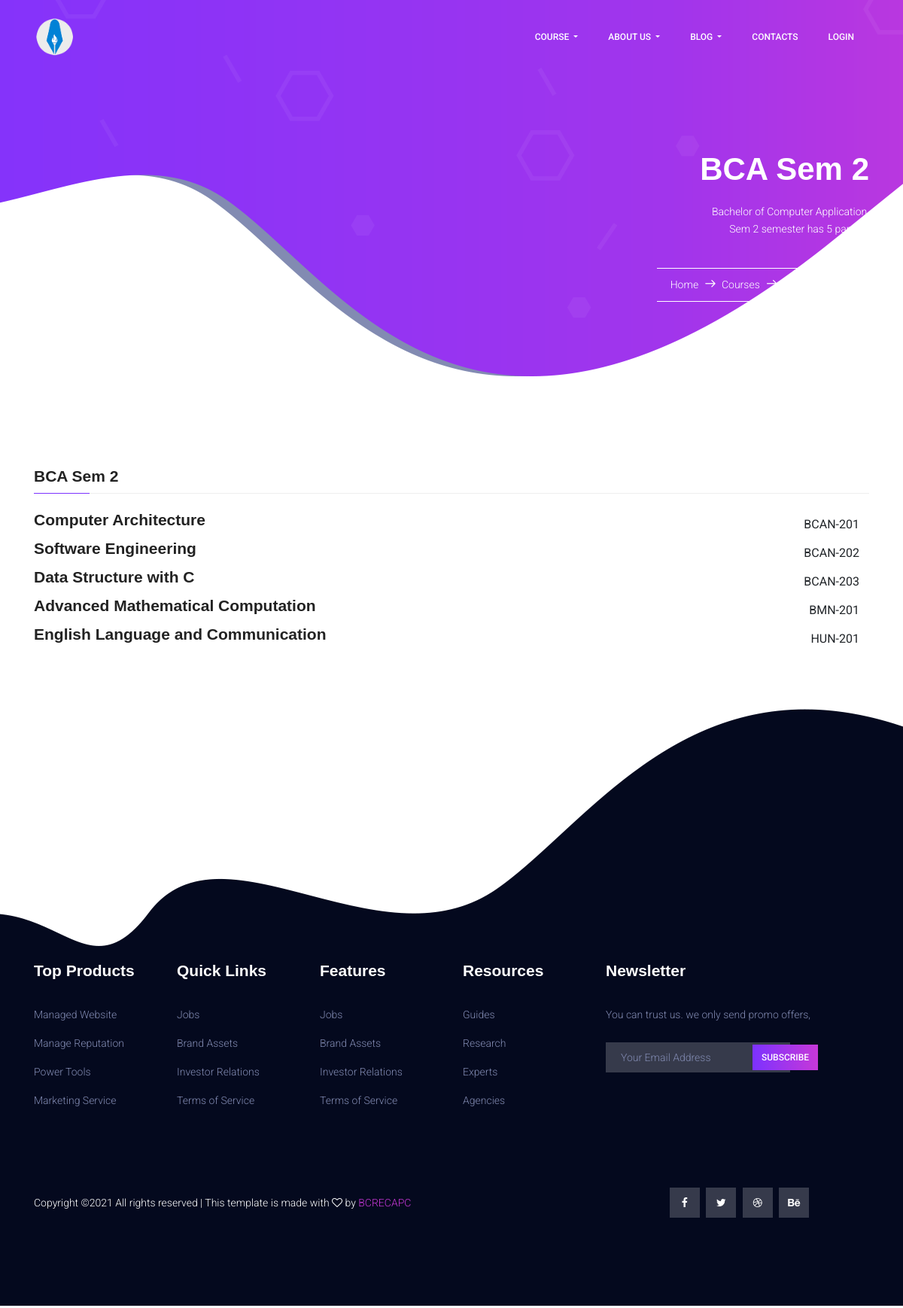
Screenshot of /courses/bca/2/ with the database file from the repository.
### courses/models.py (models this page shows, shortened)
class Paper(models.Model):
    paper_name = models.CharField(max_length=100)
    paper_code = models.CharField(max_length=100, null=True)
    semester = models.IntegerField()
    course = models.ForeignKey(Course, null=True, on_delete=models.CASCADE)

class Course(models.Model):
    slug = models.CharField(max_length=50, default="", primary_key=True)
    title = models.CharField(max_length=50, default="")
    about_course = models.TextField(default="")
    image = models.ImageField(upload_to="courses/images", default="")
    description = models.CharField(max_length=100, default="")
    yearsOfCourse = models.IntegerField(default=3)
    pdfs = models.FileField(upload_to="pdfs", default="")

### courses/views.py (the view)
# urls.py: path('<str:slug>/<int:sem>/', views.show_papers, name="Papers"),
def show_papers(request, slug, sem):
    papers = Paper.objects.filter(course=slug, semester=sem).all()
    return render(request, 'courses/papers.html', {
        'papers': papers
    })

### templates/courses/papers.html (shortened to what this page needs)
{% extends "basic.html" %}
{% block banner %}
<section class="banner-area">
    <div class="container">
        <div class="row justify-content-center align-items-center">
            <div class="col-lg-12 banner-right">
                <h1 class="text-white">
                    {{papers.0.course.title }} Sem {{ papers.0.semester }}
                </h1>
                <p class="mx-auto text-white  mt-20 mb-40">
                    {{ papers.0.course.description }}, <br>
                    Sem {{ papers.0.semester }} semester has {{ papers|length }} papers.
                </p>
                <div class="link-nav">
                    <span class="box">
                        <a href="/">Home </a>
                        <i class="lnr lnr-arrow-right"></i>
                        <a href="/courses">Courses </a>
                        <i class="lnr lnr-arrow-right"></i>
                        <a href="/courses/{{papers.0.course.slug}}">{{ papers.0.course.title }}</a>
                        <i class="lnr lnr-arrow-right"></i>
                        <a href="">Sem {{ papers.0.semester }}</a>
                    </span>
                </div>
            </div>
        </div>
    </div>
</section>
{% endblock banner %}
{% block body %}
<section class="course-details-area section-gap">
    <div class="container">
        <h4 class="title">{{papers.0.course.title }} Sem {{ papers.0.semester }}</h4>
        <div class="content">
            <ul class="course-list">
                {% for paper in papers %}
                <li class="justify-content-between d-flex">
                    <a href="{{paper.paper_code}}/">
                        <h4>{{ paper.paper_name }}</h4>
                    </a>
                    <a class="btn text-uppercase" href="{{paper.paper_code}}">{{ paper.paper_code }}</a>
                </li>
                {% endfor %}
            </ul>
        </div>
</section>
{% endblock body %}

### static/css/main.css (style rules this page uses)
body { color: #828bb2; font-family: "Roboto", sans-serif; font-size: 14px; font-weight: 300; line-height: 1.625em; position: relative; }
ol, ul { margin: 0; padding: 0; list-style: none; }
a { -webkit-transition: all 0.3s ease 0s; -moz-transition: all 0.3s ease 0s; -o-transition: all 0.3s ease 0s; transition: all 0.3s ease 0s; }
a, a:focus, a:hover { text-decoration: none; outline: 0; }
h1, h2, h3, h4, h5, h6 { font-family: "Montserrat", sans-serif; color: #222222; line-height: 1.2em; margin-bottom: 0; margin-top: 0; font-weight: 700; }
h1, .h1 { font-size: 36px; }
h4, .h4 { font-size: 18px; }
.mt-20 { margin-top: 20px; }
.mb-40 { margin-bottom: 40px; }
.text-white { color: #fff; }
.section-gap { padding: 70px 0; }
.banner-area { background: url(../img/banner-bg.png) no-repeat center; background-position: right; min-height: 510px; }
.banner-right { margin-top: 200px; text-align: right; }
.banner-right .box { border-top: 1px solid #fff; border-bottom: 1px solid #fff; padding: 10px 18px; display: inline-block; }
.banner-right .box i { color: #fff; font-size: 14px; margin: 5px; font-weight: 600; }
.banner-right .box a { color: #fff; font-size: 14px; -webkit-transition: all 0.3s ease 0s; -moz-transition: all 0.3s ease 0s; -o-transition: all 0.3s ease 0s; transition: all 0.3s ease 0s; }
.course-details-area .title { font-size: 21px; border: none; cursor: pointer; margin-top: 40px; border-bottom: 1px solid #eeeeee; position: relative; padding-bottom: 10px; margin-bottom: 22px; }
.course-details-area .title:after { content: ""; position: absolute; left: 0; bottom: -1px; height: 1px; width: 74px; background: #7c32ff; }
h1 { font-size: 42px; }
h4 { font-size: 21px; }
h1, h2, h3, h4, h5, h6 { line-height: 1.2em; }

### rows the page displays
Paper: course.title "BCA", semester "2", course.description "Bachelor of Computer Application", paper_name "Computer Architecture", paper_code "BCAN-201"
Paper: paper_name "Software Engineering", paper_code "BCAN-202"
Paper: paper_name "Data Structure with C", paper_code "BCAN-203"
Paper: paper_name "Advanced Mathematical Computation", paper_code "BMN-201"
Paper: paper_name "English Language and Communication", paper_code "HUN-201"

### other values shown
{{ papers|length }} "5"
